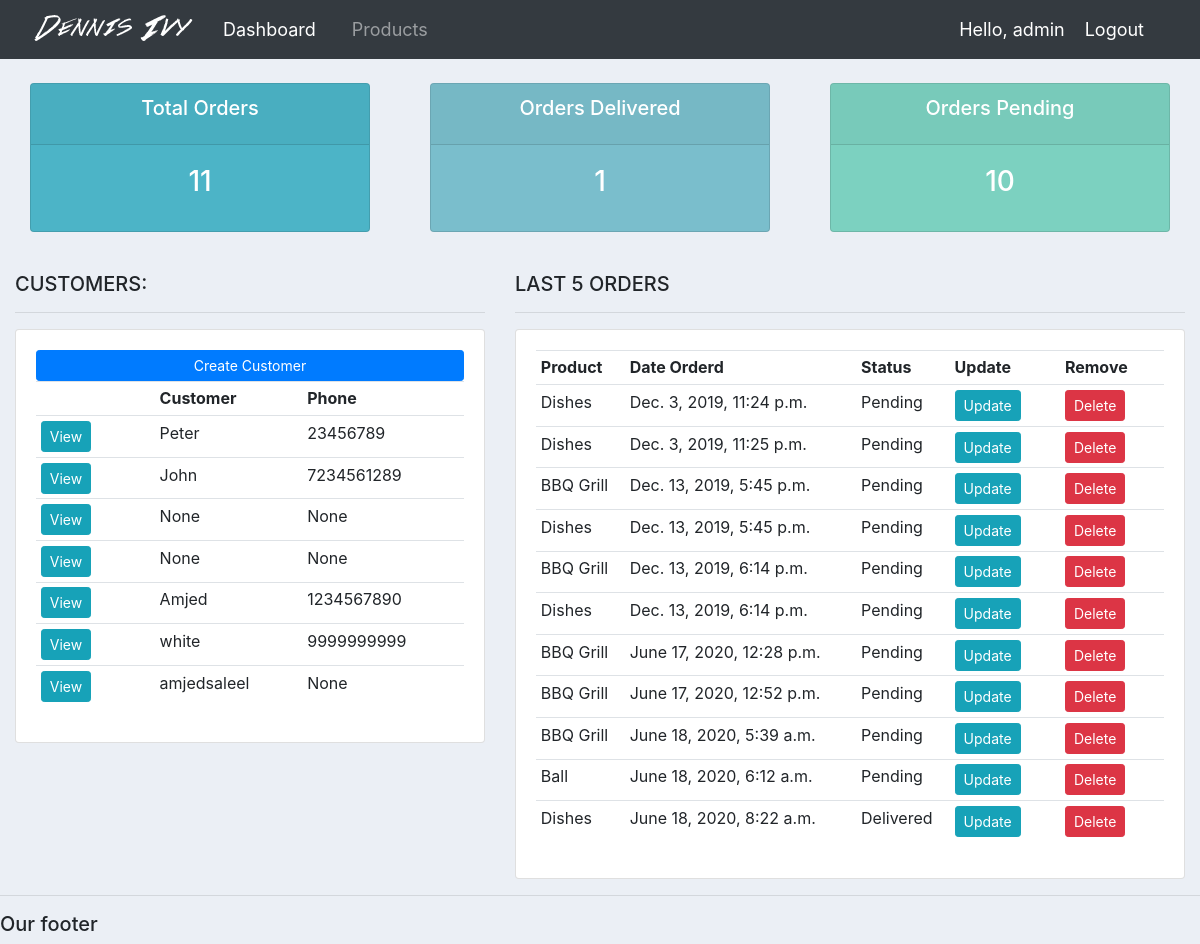
The app's page / (signed in), older data.
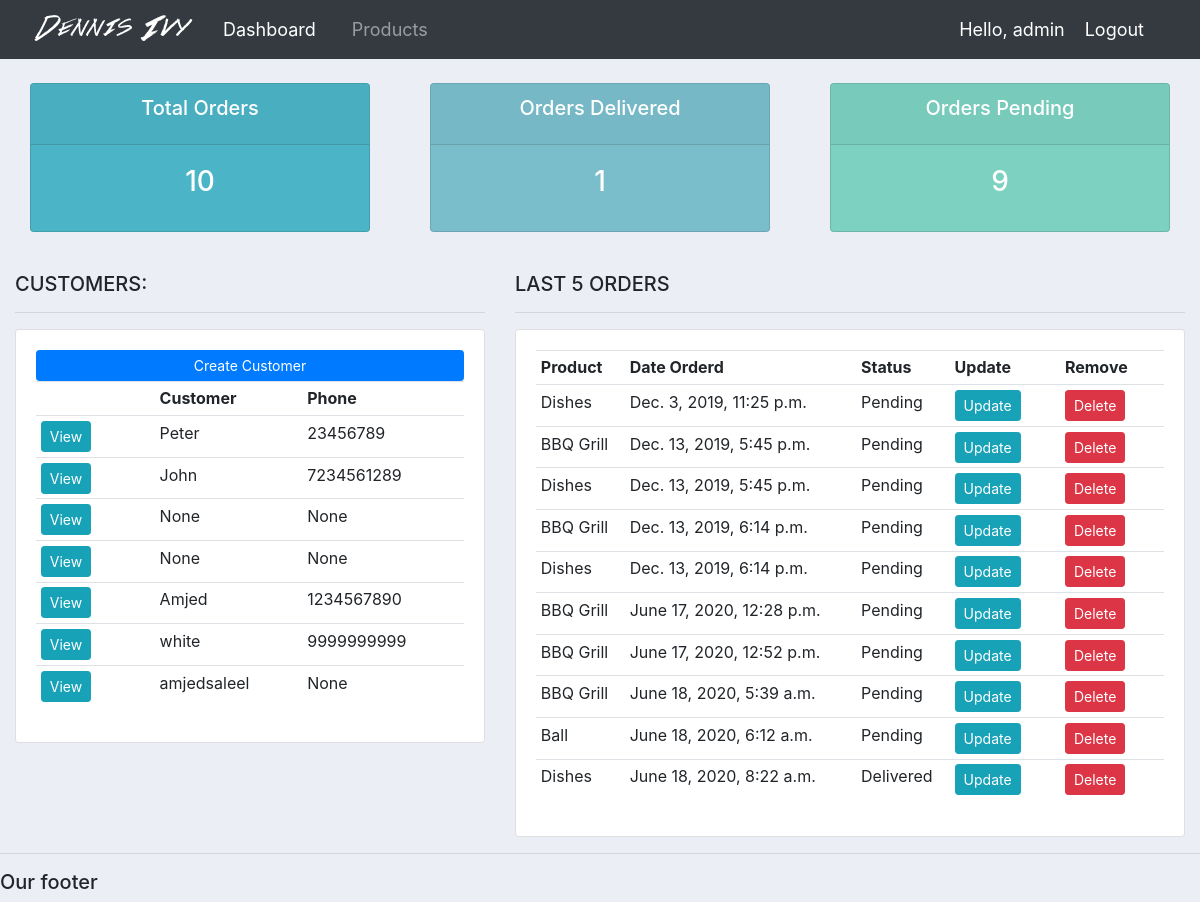
The same page, newer data.
### accounts/models.py (models this page shows, shortened)
class Customer(models.Model):
	user = models.OneToOneField(User, null=True, blank=True, on_delete=models.CASCADE)
	name = models.CharField(max_length=200, null=True)
	phone = models.CharField(max_length=200, null=True)
	email = models.CharField(max_length=200, null=True)
	profile_pic = models.ImageField(default='profile1.png', null=True, blank=True)
	date_created = models.DateTimeField(auto_now_add=True, null=True)

class Order(models.Model):
	STATUS = (
			('Pending', 'Pending'),
			('Out for delivery', 'Out for delivery'),
			('Delivered', 'Delivered'),
			)
	customer = models.ForeignKey(Customer, null=True, on_delete= models.SET_NULL)
	product = models.ForeignKey(Product, null=True, on_delete= models.SET_NULL)
	date_created = models.DateTimeField(auto_now_add=True, null=True)
	status = models.CharField(max_length=200, null=True, choices=STATUS)
	note = models.CharField(max_length=200, null=True)

class Product(models.Model):
	CATEGORY = (
			('Indoor', 'Indoor'),
			('Out Door', 'Out Door'),
			)
	name = models.CharField(max_length=200, null=True)
	price = models.FloatField(null=True)
	category = models.CharField(max_length=200, null=True, choices=CATEGORY)
	description = models.CharField(max_length=200, null=True, blank=True)
	date_created = models.DateTimeField(auto_now_add=True, null=True)
	tags = models.ManyToManyField(Tag)
	def __str__(self):
		return self.name

### accounts/decorators.py (the view)
    def wrapper_func(request, *args, **kwargs):
        group = None
        if request.user.groups.exists():
            group = request.user.groups.all()[0].name
        if group == 'customer':
            return redirect('user-page')
        if group == 'admin':
            return view_func(request, *args, **kwargs)

### accounts/views.py (called while the page is built)
@login_required(login_url='login')
@admin_only
def home(request):
    orders = Order.objects.all()
    customers = Customer.objects.all()
    total_customers = customers.count()
    total_orders = orders.count()
    delivered = orders.filter(status='Delivered').count()
    pending = orders.filter(status='Pending').count()
    context = {'orders': orders, 'customers': customers,
               'total_orders': total_orders, 'delivered': delivered,
               'pending': pending}
    return render(request, 'accounts/dashboard.html', context)

### accounts/templates/accounts/dashboard.html
{%  extends 'accounts/main.html' %}
{% block content %}
{%  include 'accounts/status.html' %}
<br>
<div class="row">
	<div class="col-md-5">
		<h5>CUSTOMERS:</h5>
		<hr>
		<div class="card card-body">
			<a class="btn btn-primary  btn-sm btn-block" href="">Create Customer</a>
			<table class="table table-sm">
				<tr>
					<th></th>
					<th>Customer</th>
					<th>Phone</th>
				</tr>
				{% for customer in customers %}
					<tr>
						<td><a class="btn btn-sm btn-info" href="{% url 'customer' customer.id %}">View</a></td>
						<td>{{customer.name}}</td>
						<td>{{customer.phone}}</td>
					</tr>
				{% endfor %}
			</table>
		</div>
	</div>
	<div class="col-md-7">
		<h5>LAST 5 ORDERS</h5>
		<hr>
		<div class="card card-body">
			<table class="table table-sm">
				<tr>
					<th>Product</th>
					<th>Date Orderd</th>
					<th>Status</th>
					<th>Update</th>
					<th>Remove</th>
				</tr>
				{% for order in orders %}
					<tr>
						<td>{{order.product}}</td>
						<td>{{order.date_created}}</td>
						<td>{{order.status}}</td>
						<td><a class="btn btn-sm btn-info" href="{% url 'update_order' order.id %}">Update</a></td>
						<td><a class="btn btn-sm btn-danger" href="{% url 'delete_order' order.id %}">Delete</a></td>
					</tr>
				{% endfor %}
			</table>
		</div>
	</div>
</div>
{% endblock %}

Row changes from the older to the newer data that the page shows:
removed Order: product "Dishes", date_created "Dec. 3, 2019, 11:24 p.m.", status "Pending"
Text that changed along with them:
{{ total_orders }}: "11" → "10"
{{ pending }}: "10" → "9"
